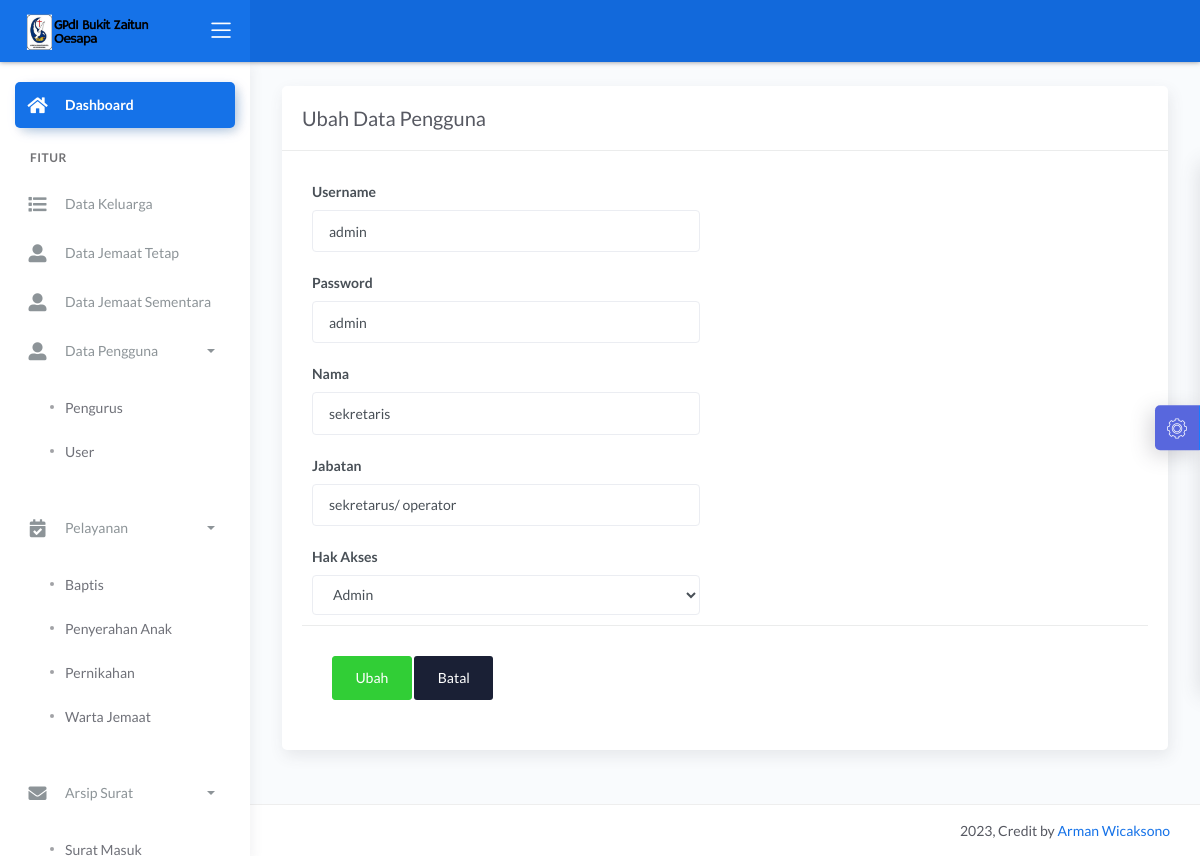
The app's page /dashboard/main2.php?halaman=ubah_admin&id_pengguna=1 (signed in) with its own data.
### tables this page shows
CREATE TABLE `operator` (
  `id_pengguna` int(5) NOT NULL,
  `username` varchar(20) NOT NULL,
  `password` varchar(20) NOT NULL,
  `nama` varchar(50) NOT NULL,
  `jabatan` varchar(50) NOT NULL,
  `hak_akses` enum('admin','member','gembala') NOT NULL
);

### dashboard/ubah_admin.php (the view, shortened to what this page needs)
<?php
if (isset($_GET['id_pengguna'])) {
	$id_pengguna = $_GET['id_pengguna'];
	$tampil_nik = "SELECT * FROM operator WHERE id_pengguna=$id_pengguna";
	$query = mysqli_query($konek, $tampil_nik);
	$data = mysqli_fetch_array($query, MYSQLI_BOTH);
	$username = $data['username'];
	$password = $data['password'];
	$nama = $data['nama'];
	$jabatan = $data['jabatan'];
	$hak_akses = $data['hak_akses'];
}
?>
<link href="css/sweetalert.css" rel="stylesheet" type="text/css">
<div class="page-inner">
	<div class="row">
		<div class="col-md-12">
			<form method="POST">
				<div class="card">
					<div class="card-header">
						<div class="card-title">Ubah Data Pengguna</div>
					</div>
					<div class="card-body">
						<div class="row">
							<div class="col-md-6 col-lg-6">
								<div class="form-group">
									<label>Username</label>
									<input type="text" name="username" class="form-control" value="<?= $username; ?>" autofocus>
								</div>
								<div class="form-group">
									<label>Password</label>
									<input type="text" name="password" class="form-control" value="<?= $password; ?>">
								</div>
                                <div class="form-group">
									<label>Nama</label>
									<input type="text" name="nama" class="form-control" value="<?= $nama; ?>" autofocus>
								</div>
								<div class="form-group">
									<label>Jabatan</label>
									<input type="text" name="jabatan" class="form-control" value="<?= $jabatan; ?>">
								</div>
                                <div class="form-group">
									<label>Hak Akses</label>
                                    <select class="form-control" name="hak_akses" id="">
                                        <option value="admin" <?php if ($hak_akses == "admin") echo 'selected' ?>>Admin</option>
                                    </select>
								</div>
						</div>
					</div>
					<div class="card-action">
						<button name="ubah" class="btn btn-success">Ubah</button>
						<a href="?halaman=tampil_admin" class="btn btn-default">Batal</a>
					</div>
				</div>
		</div>
		</form>
	</div>
</div>

### records on screen
operator: username "admin", password "admin", nama "sekretaris", jabatan "sekretarus/ operator", hak_akses "Admin"
